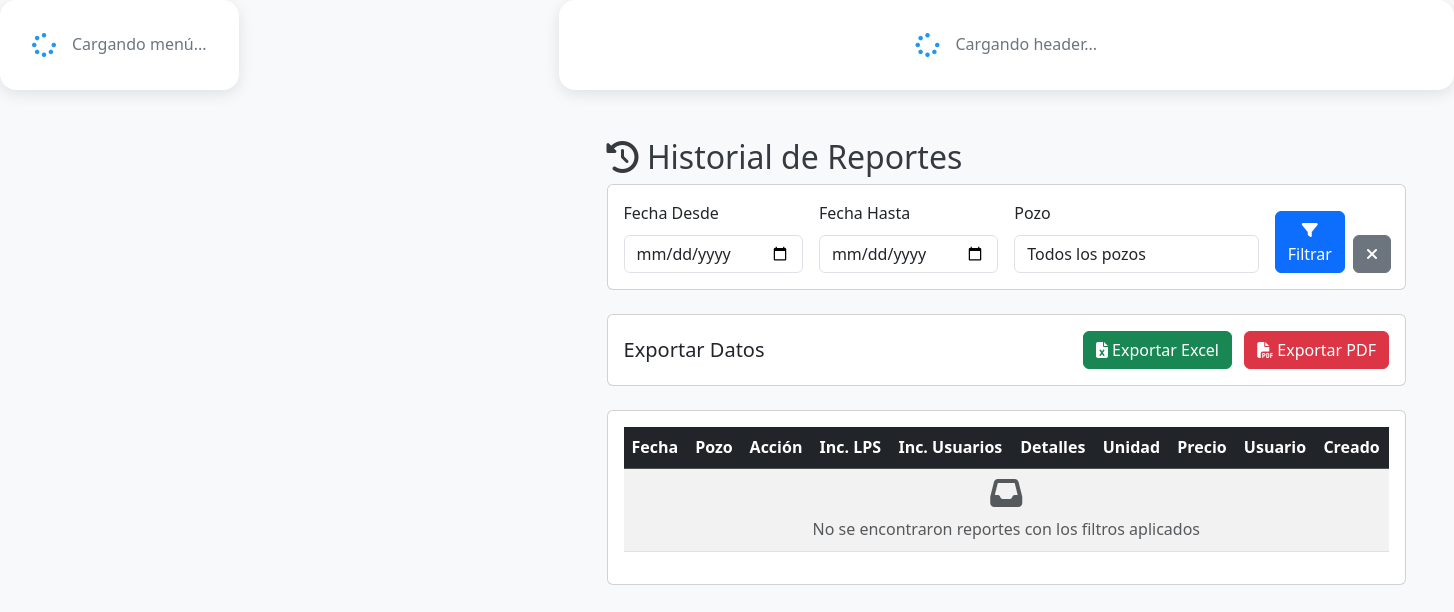
/views/historial.php (signed in), run on an earlier commit of the app's database.
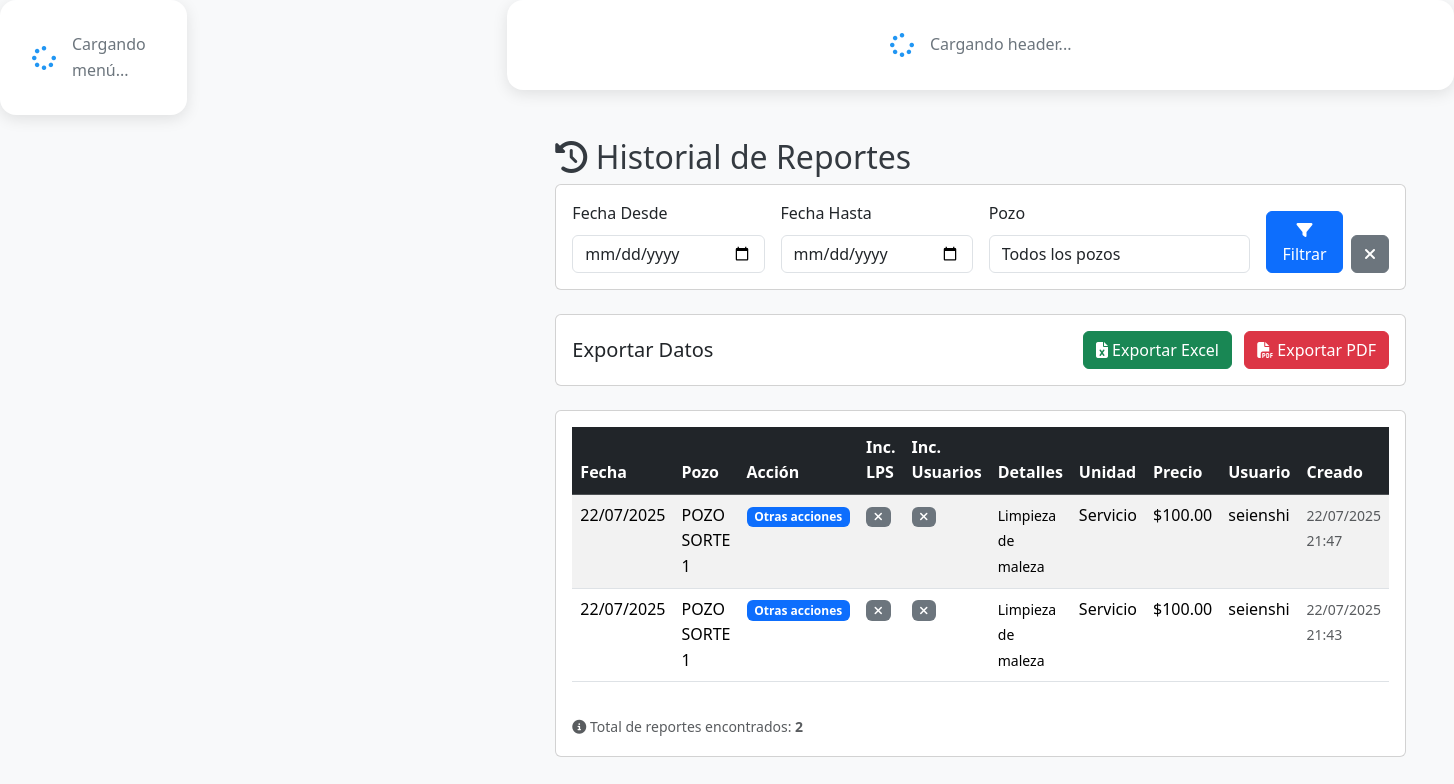
And on a later commit of the database.
### tables this page shows
CREATE TABLE `reportes` (
  `id` int NOT NULL AUTO_INCREMENT,
  `poso_id` int NOT NULL,
  `fecha` date NOT NULL,
  `incremento_lps` tinyint(1) DEFAULT '0',
  `incremento_usuarios` tinyint(1) DEFAULT '0',
  `accion_id` int NOT NULL,
  `motor_id` int DEFAULT NULL,
  `bomba_id` int DEFAULT NULL,
  `otra_accion` text,
  `unidad` varchar(100) DEFAULT NULL,
  `precio` decimal(10,2) DEFAULT NULL,
  `usuario_id` int NOT NULL,
  `created_at` timestamp NULL DEFAULT CURRENT_TIMESTAMP,
  PRIMARY KEY (`id`)
);

CREATE TABLE `posos` (
  `id` bigint unsigned NOT NULL AUTO_INCREMENT,
  `nombre` varchar(100) DEFAULT NULL,
  `municipio` varchar(100) DEFAULT NULL,
  `norte` varchar(100) DEFAULT NULL,
  `este` varchar(100) DEFAULT NULL,
  `sectores` text,
  `habitantes` varchar(100) DEFAULT NULL,
  `lps` varchar(100) DEFAULT NULL,
  `statuso` varchar(100) DEFAULT NULL,
  `statusi` varchar(100) DEFAULT NULL,
  `motor_id` bigint unsigned DEFAULT NULL,
  `bomba_id` bigint unsigned DEFAULT NULL,
  PRIMARY KEY (`id`),
  KEY `posos_motores_fk` (`motor_id`),
  KEY `posos_bombas_fk` (`bomba_id`),
  CONSTRAINT `posos_bombas_fk` FOREIGN KEY (`bomba_id`) REFERENCES `bombas` (`id`) ON DELETE SET NULL ON UPDATE CASCADE,
  CONSTRAINT `posos_motores_fk` FOREIGN KEY (`motor_id`) REFERENCES `motores` (`id`) ON DELETE SET NULL ON UPDATE CASCADE
);

CREATE TABLE `acciones` (
  `id` int NOT NULL AUTO_INCREMENT,
  `accion` varchar(255) NOT NULL,
  PRIMARY KEY (`id`)
);

CREATE TABLE `users` (
  `id` bigint unsigned NOT NULL AUTO_INCREMENT,
  `user` varchar(100) NOT NULL,
  `password` varchar(100) DEFAULT NULL,
  `name` varchar(100) DEFAULT NULL,
  `lastname` varchar(100) DEFAULT NULL,
  `email` varchar(100) DEFAULT NULL,
  `phone` varchar(100) DEFAULT NULL,
  `department` varchar(100) DEFAULT NULL,
  PRIMARY KEY (`id`),
  UNIQUE KEY `Users_unique` (`user`)
);

### views/historial.php (the view, shortened to what this page needs)
<?php
require_once __DIR__ . '/../conexion.php';
$fecha_desde = $_GET['fecha_desde'] ?? '';
$fecha_hasta = $_GET['fecha_hasta'] ?? '';
$where_conditions = [];
$where_clause = !empty($where_conditions) ? 'WHERE ' . implode(' AND ', $where_conditions) : '';
$query = "SELECT r.*, p.nombre as poso_nombre, a.accion, u.user as username,
                 m.hp as motor_hp, m.voltaje as motor_voltaje, m.tipo as motor_tipo,
                 b.lps as bomba_lps, b.altura as bomba_altura, b.tipo as bomba_tipo
          FROM reportes r
          LEFT JOIN posos p ON r.poso_id = p.id
          LEFT JOIN acciones a ON r.accion_id = a.id
          LEFT JOIN users u ON r.usuario_id = u.id
          LEFT JOIN motores m ON r.motor_id = m.id
          LEFT JOIN bombas b ON r.bomba_id = b.id
          $where_clause
          ORDER BY r.fecha DESC, r.created_at DESC";
$stmt = $conn->prepare($query);
$stmt->execute();
$result = $stmt->get_result();
$reportes = $result->fetch_all(MYSQLI_ASSOC);
?>
<!DOCTYPE html>
<html lang="es">
<head>
    <link href="https://cdn.jsdelivr.net/npm/bootstrap@5.3.2/dist/css/bootstrap.min.css" rel="stylesheet">
    <link href="https://cdnjs.cloudflare.com/ajax/libs/font-awesome/6.4.0/css/all.min.css" rel="stylesheet">
    <link href="../assets/css/dashboard.css" rel="stylesheet">
</head>
<body>
    <div class="dashboard-container">
        <div id="sidebarContainer">
            <div class="loading-component">
                <i class="fas fa-spinner fa-spin"></i>
                <span>Cargando menú...</span>
            </div>
        </div>
        <main class="main-content">
            <div id="headerContainer">
                <div class="loading-component">
                    <i class="fas fa-spinner fa-spin"></i>
                    <span>Cargando header...</span>
                </div>
            </div>
            <div class="content-area" id="contentArea">
                <div class="page-header">
                    <h2><i class="fas fa-history"></i> Historial de Reportes</h2>
                </div>
                <div class="card mb-4">
                    <div class="card-body">
                        <form method="GET" class="row g-3">
                            <div class="col-md-3">
                                <label for="fecha_desde" class="form-label">Fecha Desde</label>
                                <input type="date" class="form-control" name="fecha_desde" id="fecha_desde" value="<?php echo htmlspecialchars($fecha_desde); ?>">
                            </div>
                            <div class="col-md-3">
                                <label for="fecha_hasta" class="form-label">Fecha Hasta</label>
                                <input type="date" class="form-control" name="fecha_hasta" id="fecha_hasta" value="<?php echo htmlspecialchars($fecha_hasta); ?>">
                            </div>
                            <div class="col-md-4">
                                <label for="poso_filter" class="form-label">Pozo</label>
                                <select class="form-control" name="poso_filter" id="poso_filter">
                                    <option value="">Todos los pozos</option>
                                </select>
                            </div>
                            <div class="col-md-2 d-flex align-items-end">
                                <button type="submit" class="btn btn-primary me-2">
                                    <i class="fas fa-filter"></i> Filtrar
                                </button>
                                <a href="historial.php" class="btn btn-secondary">
                                    <i class="fas fa-times"></i>
                                </a>
                            </div>
                        </form>
                    </div>
                </div>
                <div class="card mb-4">
                    <div class="card-body">
                        <div class="d-flex justify-content-between align-items-center">
                            <h5 class="mb-0">Exportar Datos</h5>
                            <div>
                                <a href="?export=excel<?php echo !empty($_SERVER['QUERY_STRING']) ? '&' . str_replace('export=excel&', '', $_SERVER['QUERY_STRING']) : ''; ?>" class="btn btn-success me-2">
                                    <i class="fas fa-file-excel"></i> Exportar Excel
                                </a>
                                <a href="?export=pdf<?php echo !empty($_SERVER['QUERY_STRING']) ? '&' . str_replace('export=pdf&', '', $_SERVER['QUERY_STRING']) : ''; ?>" class="btn btn-danger">
                                    <i class="fas fa-file-pdf"></i> Exportar PDF
                                </a>
                            </div>
                        </div>
                    </div>
                </div>
                <div class="card">
                    <div class="card-body">
                        <div class="table-responsive">
                            <table class="table table-striped table-hover">
                                <thead class="table-dark">
                                    <tr>
                                        <th>Fecha</th>
                                        <th>Pozo</th>
                                        <th>Acción</th>
                                        <th>Inc. LPS</th>
                                        <th>Inc. Usuarios</th>
                                        <th>Detalles</th>
                                        <th>Unidad</th>
                                        <th>Precio</th>
                                        <th>Usuario</th>
                                        <th>Creado</th>
                                    </tr>
                                </thead>
                                <tbody>
                                    <?php if (empty($reportes)): ?>
                                    <tr>
                                        <td colspan="10" class="text-center text-muted">
                                            <i class="fas fa-inbox fa-2x mb-2"></i><br>
                                            No se encontraron reportes con los filtros aplicados
                                        </td>
                                    </tr>
                                    <?php else: ?>
                                    <?php foreach ($reportes as $reporte): ?>
                                    <tr>
                                        <td><?php echo date('d/m/Y', strtotime($reporte['fecha'])); ?></td>
                                        <td><?php echo htmlspecialchars($reporte['poso_nombre']); ?></td>
                                        <td>
                                            <span class="badge bg-primary"><?php echo htmlspecialchars($reporte['accion']); ?></span>
                                        </td>
                                        <td>
                                            <?php if ($reporte['incremento_lps']): ?>
                                                <span class="badge bg-success"><i class="fas fa-check"></i></span>
                                            <?php else: ?>
                                                <span class="badge bg-secondary"><i class="fas fa-times"></i></span>
                                            <?php endif; ?>
                                        </td>
                                        <td>
                                            <?php if ($reporte['incremento_usuarios']): ?>
                                                <span class="badge bg-success"><i class="fas fa-check"></i></span>
                                            <?php else: ?>
                                                <span class="badge bg-secondary"><i class="fas fa-times"></i></span>
                                            <?php endif; ?>
                                        </td>
                                        <td>
                                            <?php if ($reporte['motor_hp']): ?>
                                                <small><strong>Motor:</strong> <?php echo $reporte['motor_hp']; ?> HP - <?php echo $reporte['motor_voltaje']; ?>V</small>
                                            <?php elseif ($reporte['bomba_lps']): ?>
                                                <small><strong>Bomba:</strong> <?php echo $reporte['bomba_lps']; ?> LPS - <?php echo $reporte['bomba_altura']; ?></small>
                                            <?php elseif ($reporte['otra_accion']): ?>
                                                <small><?php echo htmlspecialchars($reporte['otra_accion']); ?></small>
                                            <?php else: ?>
                                                <span class="text-muted">-</span>
                                            <?php endif; ?>
                                        </td>
                                        <td><?php echo htmlspecialchars($reporte['unidad']) ?: '-'; ?></td>
                                        <td>
                                            <?php if ($reporte['precio']): ?>
                                                $<?php echo number_format($reporte['precio'], 2); ?>
                                            <?php else: ?>
                                                <span class="text-muted">-</span>
                                            <?php endif; ?>
                                        </td>
                                        <td><?php echo htmlspecialchars($reporte['username']); ?></td>
                                        <td>
                                            <small class="text-muted">
                                                <?php echo date('d/m/Y H:i', strtotime($reporte['created_at'])); ?>
                                            </small>
                                        </td>
                                    </tr>
                                    <?php endforeach; ?>
                                    <?php endif; ?>
                                </tbody>
                            </table>
                        </div>
                        <?php if (!empty($reportes)): ?>
                        <div class="mt-3">
                            <small class="text-muted">
                                <i class="fas fa-info-circle"></i>
                                Total de reportes encontrados: <strong><?php echo count($reportes); ?></strong>
                            </small>
                        </div>
                        <?php endif; ?>
                    </div>
                </div>
            </div>
        </main>
    </div>
</body>
</html>

### assets/css/dashboard.css (style rules this page uses)
:root { --primary-blue: #1976d2; --secondary-blue: #2196f3; --light-blue: #e3f2fd; --accent-blue: #64b5f6; --primary-green: #4caf50; --success-green: #2e7d32; --warning-orange: #ff9800; --error-red: #f44336; --info-cyan: #00bcd4; --white: #ffffff; --light-gray: #f8f9fa; --medium-gray: #6c757d; --dark-gray: #343a40; --border-color: #dee2e6; --sidebar-width: 320px; --sidebar-collapsed-width: 85px; --header-height: 85px; --shadow-light: rgba(0, 0, 0, 0.1); --shadow-medium: rgba(0, 0, 0, 0.15); --shadow-dark: rgba(0, 0, 0, 0.25); --transition: all 0.3s cubic-bezier(0.4, 0, 0.2, 1); --border-radius: 16px; }
* { margin: 0; padding: 0; box-sizing: border-box; }
body { font-family: "Segoe UI", Tahoma, Geneva, Verdana, sans-serif; background: var(--light-gray); color: var(--dark-gray); line-height: 1.6; overflow-x: hidden; }
.loading-component { display: flex; align-items: center; justify-content: center; gap: 1rem; padding: 2rem; color: var(--medium-gray); background: var(--white); border-radius: var(--border-radius); box-shadow: 0 4px 15px var(--shadow-light); }
.loading-component i { font-size: 1.5rem; color: var(--secondary-blue); }
.dashboard-container { display: flex; min-height: 100vh; }
.main-content { flex: 1; margin-left: var(--sidebar-width); transition: var(--transition); min-height: 100vh; display: flex; flex-direction: column; }
.content-area { flex: 1; padding: 3rem; overflow-y: auto; }

What changed in the data, as far as the page shows it:
added reportes: fecha "22/07/2025", poso.nombre "POZO SORTE 1", accion.accion "Otras acciones", incremento_lps 0 (drawn), incremento_usuarios 0 (drawn), otra_accion "Limpieza de maleza", unidad "Servicio", precio "100.00", users.user "seienshi", created_at "22/07/2025 21:47"
added reportes: fecha "22/07/2025", poso.nombre "POZO SORTE 1", accion.accion "Otras acciones", incremento_lps 0 (drawn), incremento_usuarios 0 (drawn), otra_accion "Limpieza de maleza", unidad "Servicio", precio "100.00", users.user "seienshi", created_at "22/07/2025 21:43"
Also different on the page:
count($reportes): (not shown) → "2"
text no longer shown: "No se encontraron reportes con los filtros aplicados"
text now shown: "Total de reportes encontrados:"
